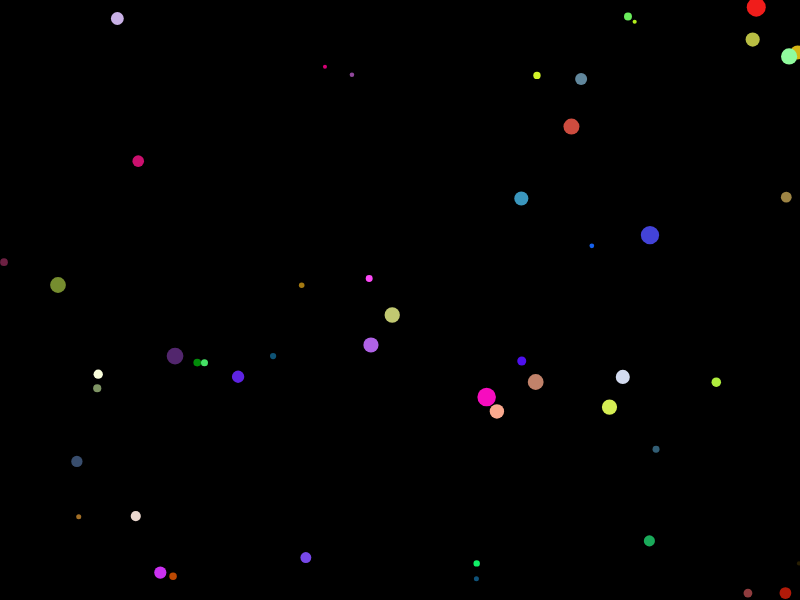
Frame 1 (no input)
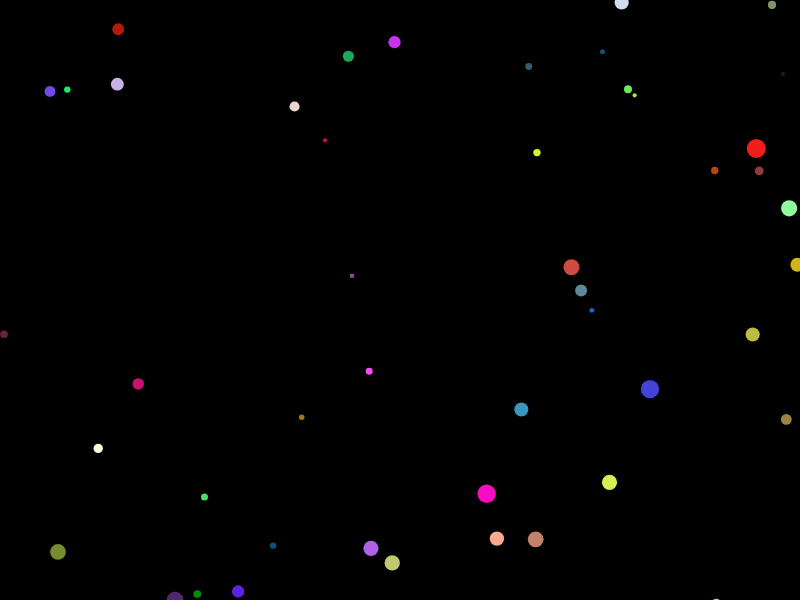
Frame 60 (no input)
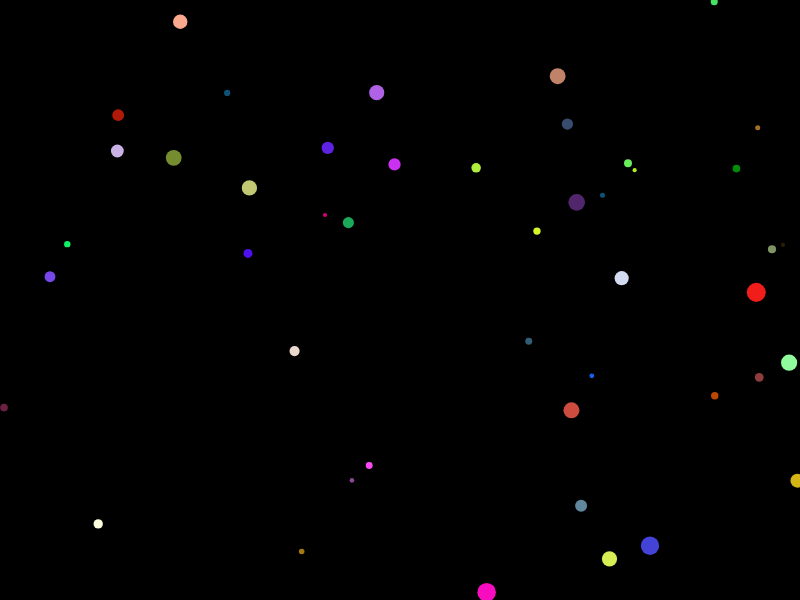
Frame 120 (the mouse pressed at the canvas centre since frame 60)

The p5.js sketch that drew these frames (run headless with seeded random() and noise() and a simulated clock; from frame 60 on, the mouse is pressed at the canvas centre):

// p5.js sketch
// ── sketch.js
// MAKE IT SNOW

// Declare Global Variables
let snowFlakes;

// SETUP FUNCTION - Runs once at beginning of program
function setup() {
    createCanvas(800, 600);

    // Initialize Global Variables
    snowFlakes = [];
    for (let n = 0; n < 50; n++) {
        snowFlakes.push({
            x: random(width),
            y: random(height),
            sz: random(2, 10),
            speed: random(1, 5),
            colR: random(1, 255),
            colG: random(1, 255),
            colB: random(1, 255)
        });
    }
}

// DRAW FUNCTION - Loops @ 60FPS by default
function draw() {
    background(0);
    noStroke();
    for (let i = 0; i < snowFlakes.length; i++) {
        // Move Snowflakes
        snowFlakes[i].y += snowFlakes[i].speed;
        if (snowFlakes[i].y > height + 20) {
            snowFlakes[i].y = random(-50, 0);
            snowFlakes[i].x = random(width);
        }
        // Draw Snowflakes
        fill(snowFlakes[i].colR, snowFlakes[i].colG, snowFlakes[i].colB);
        ellipse(snowFlakes[i].x, snowFlakes[i].y, 2 * snowFlakes[i].sz);
    }

}
